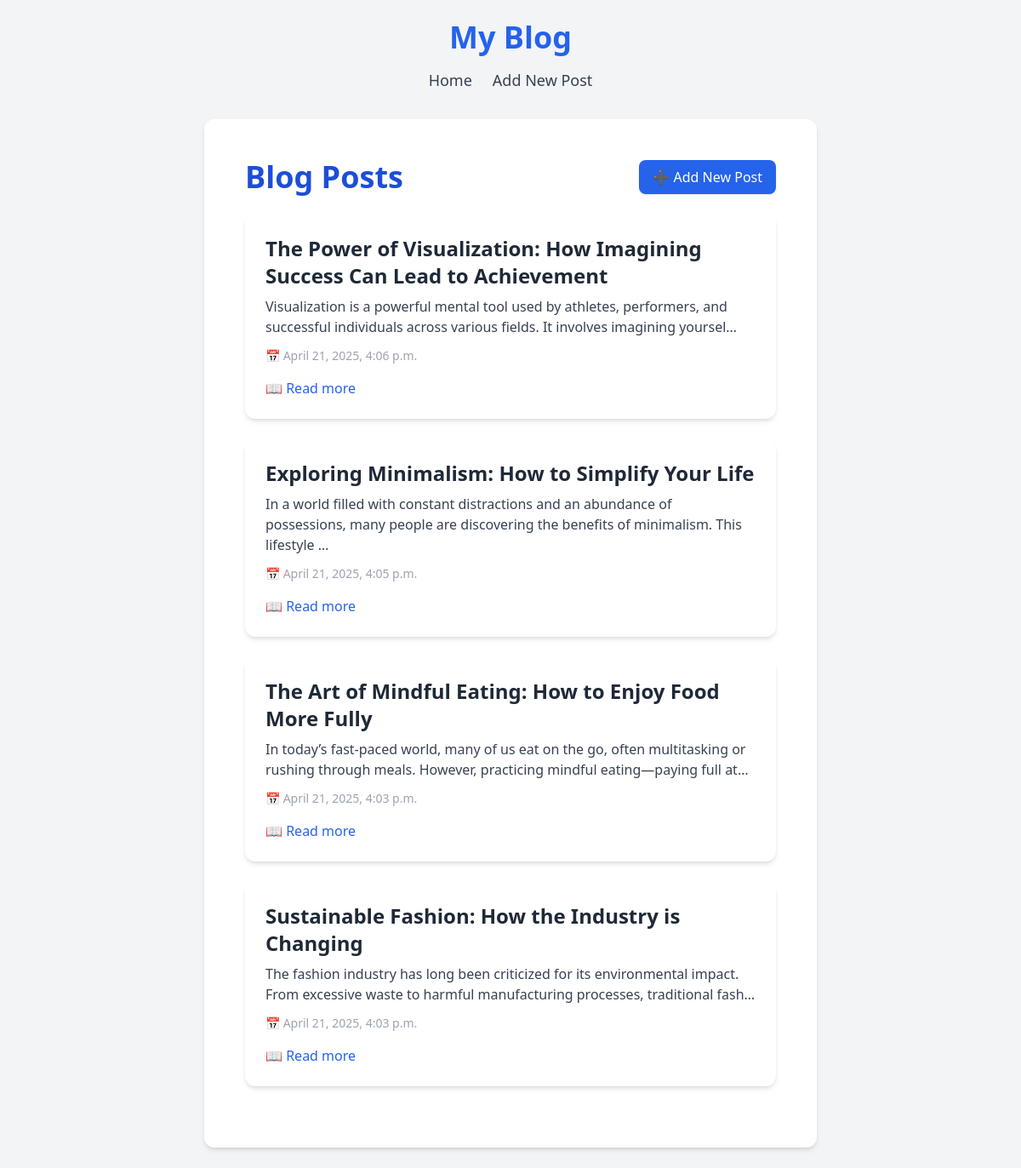
Before: / with the older database file.
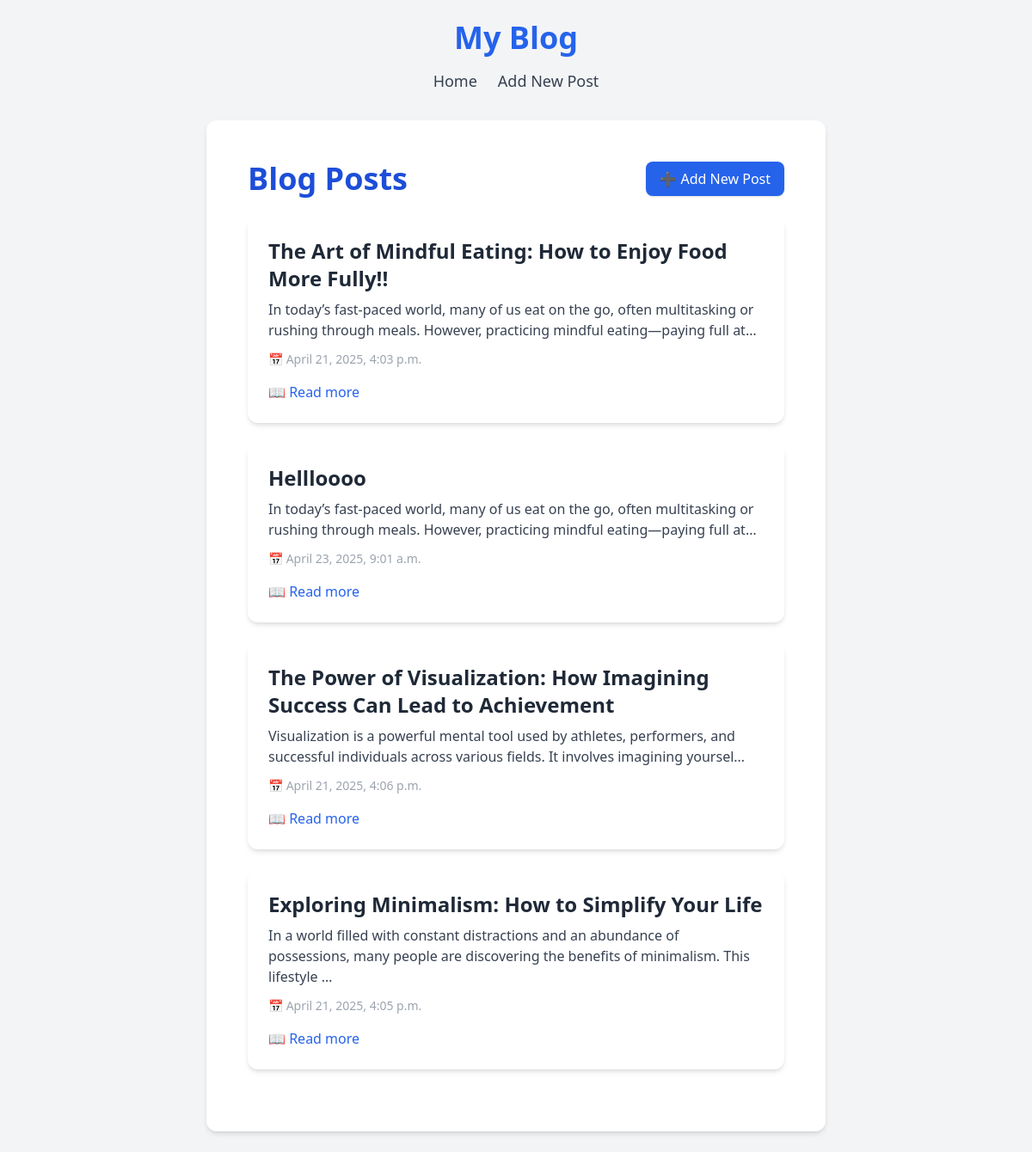
After: the same page with the newer database file.
### blog/models.py (models this page shows, shortened)
class Post(models.Model):
    title = models.CharField(max_length=200)
    content = models.TextField()
    created_at = models.DateTimeField(auto_now_add=True)
    updated_at = models.DateTimeField(auto_now=True)

### blog/views.py (the view)
# urls.py: path('', views.post_list, name='post_list'),
def post_list(request):
    posts = Post.objects.all().order_by('-updated_at')
    return render(request, 'blog/post_list.html', {'posts': posts})

### blog/templates/blog/post_list.html
{% extends 'blog/base.html' %}
{% block content %}
<div class="max-w-4xl mx-auto p-6">
    <div class="flex items-center justify-between mb-6">
        <h1 class="text-4xl font-bold text-blue-700">Blog Posts</h1>
        <a href="{% url 'post_create' %}" class="inline-block bg-blue-600 text-white px-4 py-2 rounded-lg shadow hover:bg-blue-700 transition">
            ➕ Add New Post
        </a>
    </div>
    {% for post in posts %}
    <div class="bg-white rounded-xl shadow-md p-6 mb-6 hover:shadow-lg transition">
        <h2 class="text-2xl font-bold text-gray-800 mb-2">{{ post.title }}</h2>
        <p class="text-gray-700 mb-3">{{ post.content|truncatechars:150 }}</p>
        <p class="text-sm text-gray-400 mb-4">📅 {{ post.created_at|date:"F j, Y, g:i a" }}</p>
        <a href="{% url 'post_detail' post.pk %}" class="inline-block text-blue-600 hover:underline font-medium">
            📖 Read more
        </a>
    </div>
    {% empty %}
    <p class="text-gray-500 italic">No posts yet.</p>
    {% endfor %}
</div>
{% endblock %}

Changed rows visible on the page:
removed Post: title "Sustainable Fashion: How the Industry is Changing", content "The fashion industry has long been criticized for its environmental impact. From excessive waste to harmful manufacturing processes, traditional fash…", created_at "April 21, 2025, 4:03 p.m."
changed Post: title "The Art of Mindful Eating: How to Enjoy Food More Fully" → "The Art of Mindful Eating: How to Enjoy Food More Fully!!"; moves up the list
added Post: title "Hellloooo", content "In today’s fast-paced world, many of us eat on the go, often multitasking or rushing through meals. However, practicing mindful eating—paying full at…", created_at "April 23, 2025, 9:01 a.m."
